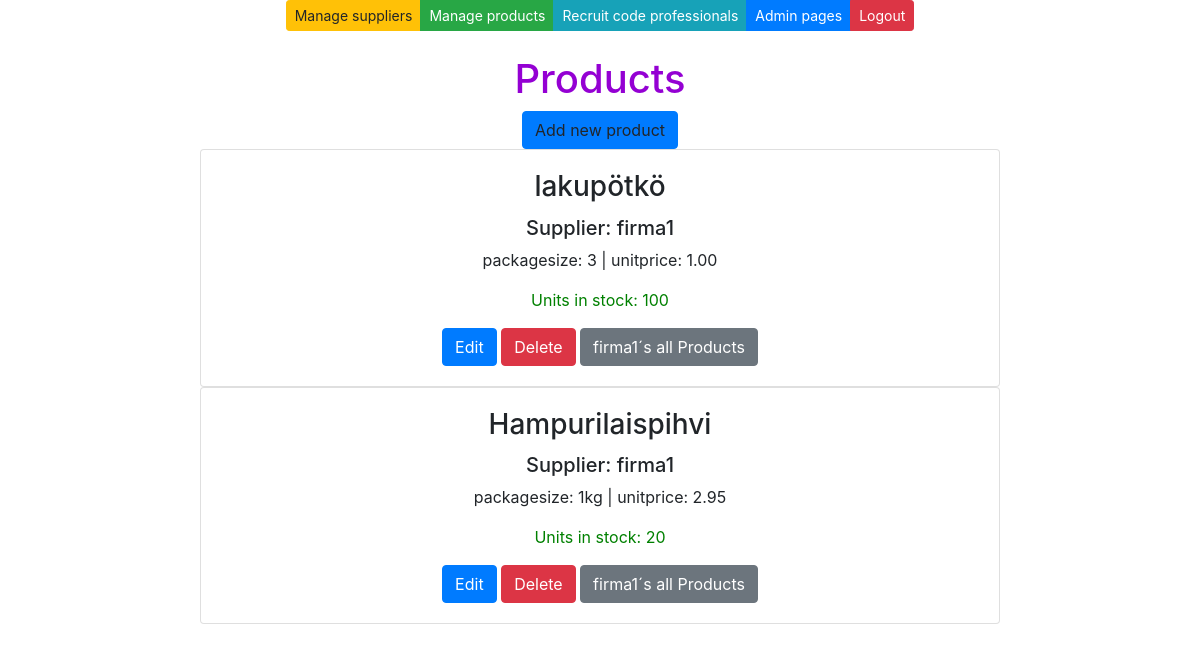
The app's page /products/ (signed in), older data.
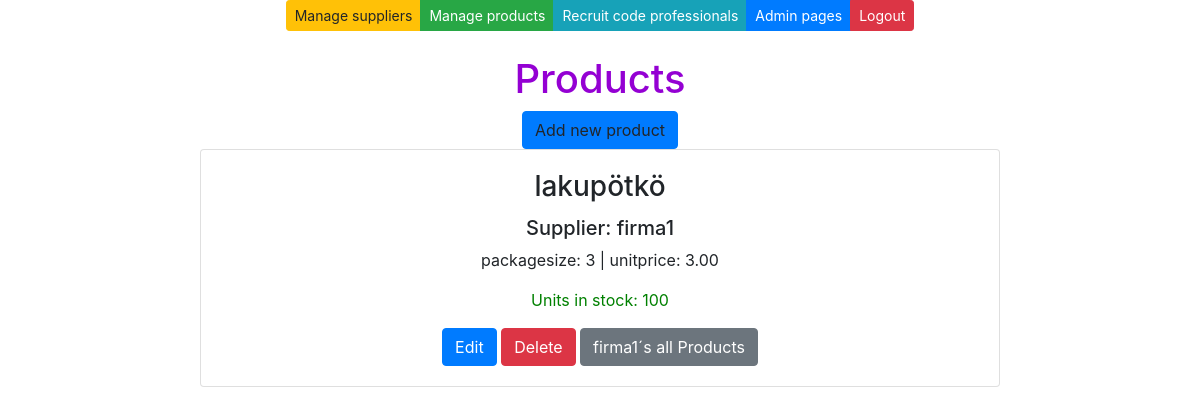
The same page, newer data.
### app/models.py (models this page shows, shortened)
class Product(models.Model):
    productname = models.CharField(max_length = 20, default="laku")
    packagesize = models.CharField(max_length = 20, default=3)
    unitprice = models.DecimalField(max_digits = 8, decimal_places = 2, default=1.00)
    unitsinstock = models.IntegerField(default=3)
    supplier = models.ForeignKey(Supplier, on_delete=models.CASCADE)

class Supplier(models.Model):
    companyname = models.CharField(max_length = 50, default="firma")
    contactname = models.CharField(max_length = 50, default="firma")
    address = models.CharField(max_length = 100, default="firma")
    phone = models.CharField(max_length = 20, default="firma")
    email = models.CharField(max_length = 50, default="firma")
    country = models.CharField(max_length = 50, default="firma")

### app/views.py (the view)
# urls.py: path('products/', productlistview),
def productlistview(request):
    if not request.user.is_authenticated:
        return render(request, 'loginpage.html')
    else:
        productlist = Product.objects.all()
        supplierlist = Supplier.objects.all()
        context = {'products': productlist,'suppliers': supplierlist}
        return render (request, "productlist.html", context)

### app/templates/productlist.html (shortened to what this page needs)
{% extends 'index.html' %}
{% block content %}
<br />
<br />
<h1>Products</h1>
<a onclick="showaddform()" class="btn btn-primary">Add new product</a>
{% for p in products %}
<div class="card" style="width: 50rem;">
    <div class="card-body">
        <h3 class="card-title">{{p.productname}} </h3>
        <h5 class="card-text">Supplier: {{p.supplier.companyname}}</h5>
        <p class="card-text">packagesize: {{p.packagesize}} | unitprice: {{p.unitprice}}</p>
        <p class="card-text" style="color: green;">Units in stock: {{p.unitsinstock}}</p>
        <a href="/edit-product-get/{{p.id}}/" class="btn btn-primary">Edit</a>
        <a href="/confirm-delete-product/{{p.id}}/" class="btn btn-danger">Delete</a>
        <a href="/products-by-supplier/{{p.supplier.id}}/" class="btn btn-secondary">{{p.supplier.companyname}}´s all Products</a>
    </div>
</div>
{% empty %}
<div class="card" style="width: 50rem;">
    <div class="card-body">
        <p class="card-text">No products found in the database</p>
    </div>
</div>
{% endfor %}
{% endblock %}

### app/templates/index.html (shortened to what this page needs)
<!DOCTYPE html>
<html>
<head>
    <link rel="stylesheet" href="https://stackpath.bootstrapcdn.com/bootstrap/4.5.0/css/bootstrap.min.css"
>
    <link rel="stylesheet" href="https://cdnjs.cloudflare.com/ajax/libs/font-awesome/5.11.2/css/all.min.css">
    {% load static %}
    <link rel="stylesheet" href="{% static 'style.css' %}">
</head>
<body>
    <div class="container">
        <center>
            <div class="btn-group" role="group">
                <a class="btn btn-warning btn-sm" href="/suppliers">Manage suppliers</a>
                <a class="btn btn-success btn-sm" href="/products">Manage products</a>
                <a class="btn btn-info btn-sm" href="http://careeria.fi">Recruit code professionals</a>
                <a class="btn btn-primary btn-sm" href="/admin">Admin pages</a>
                <a class="btn btn-danger btn-sm" href="/logout">Logout</a>
            </div>
            {% block content %}
            {% endblock %}
        </center>
    </div>
</body>
</html>

### app/static/style.css (style rules this page uses)
h1 { color: darkviolet; }

Row changes from the older to the newer data that the page shows:
removed Product: productname "Hampurilaispihvi", supplier.companyname "firma1", packagesize "1kg", unitprice "2.95", unitsinstock "20"
changed Product "lakupötkö": unitprice "1.00" → "3.00"
